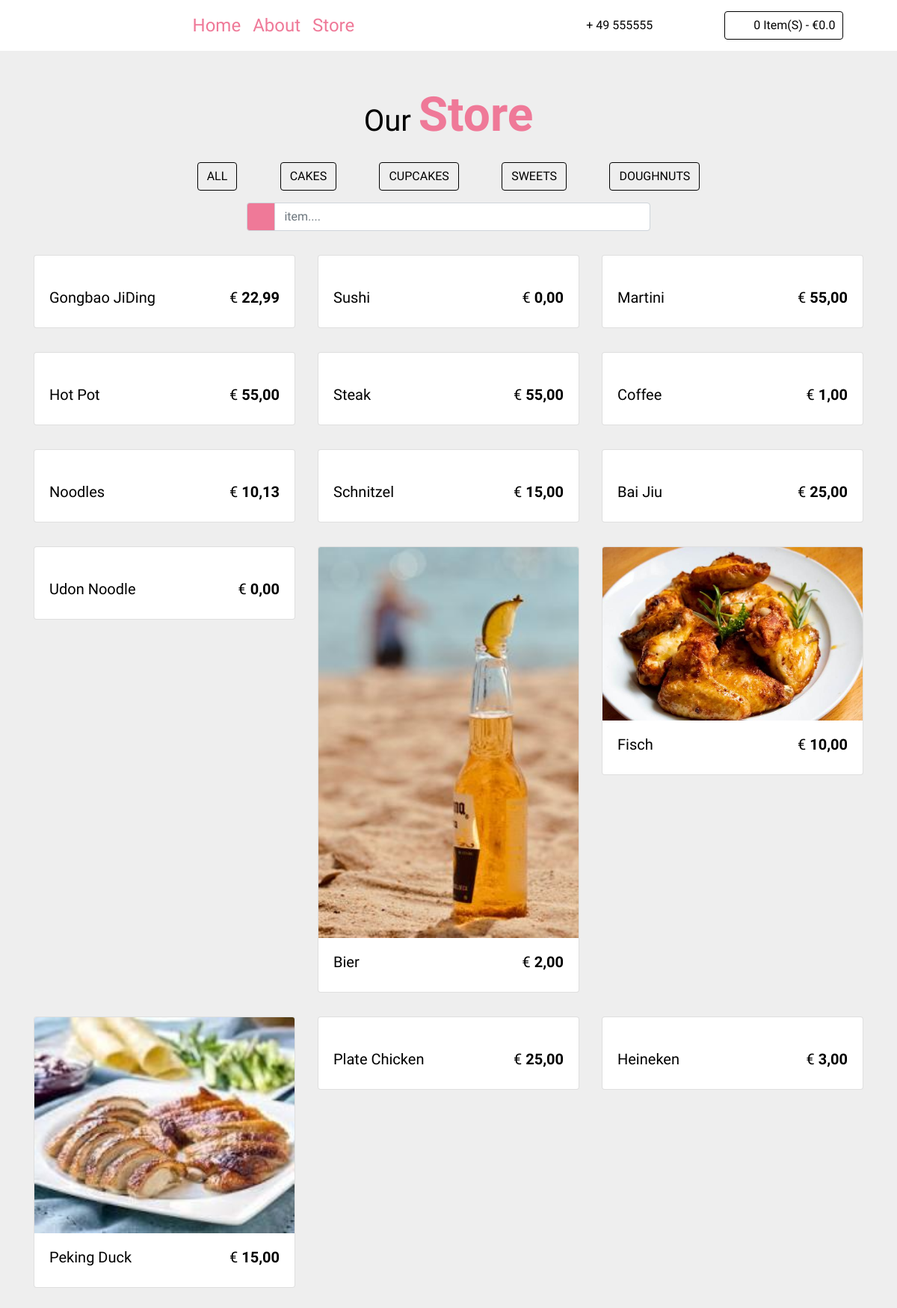
The page /takeaway/frontviews on the database its author committed.
### app/models.py (models this page shows, shortened)
class Food(db.Model):
    id = db.Column(db.Integer, primary_key=True, index=True, unique=True)
    name = db.Column(db.String(100), unique=False, nullable=False)
    category = db.Column(db.String(100), unique=False, nullable=False)
    class_name = db.Column(db.String(100))
    description = db.Column(db.String(200), unique=False, nullable=False)
    price_gross = db.Column(db.Float(2), nullable=False)
    price_net_out = db.Column(db.Float(2), nullable=False)
    price_net_in = db.Column(db.Float(2), nullable=False)
    eat_manner = db.Column(db.String(100))
    image = db.Column(db.String(100), nullable=False)
    container = db.Column(db.String(300))
    inUse = db.Column(db.Boolean, default=True)
    cn_description = db.Column(db.String(500))

### app/routes.py (the view)
@app.route("/takeaway/frontviews")
def food_frontview():
    dishes = Food.query.filter(Food.inUse == True).all()
    categories = set([dish.category for dish in dishes])
    context =dict(dishes=dishes,
                  categories=categories,
                  title='Xstar Takeout Food',
                  tel="+ 49 555555",
                  formatter=formatter)
    return render_template('foodfrontview.html', **context)

### app/utilities.py (called while the page is built)
def formatter(number):
    if number == 0:
        number = '{:.2f}'.format(round(number, 2))
        number = number.replace(".", ",")
        return number
    number = format_decimal(round(float(number), 2), locale="de_DE")
    if len(number.split(",")) == 1:
        number = number + ",00"
        return number
    if len(number.split(",")[1]) == 1:
        number = number + "0"
        return number
    return number

### app/templates/foodfrontview.html (shortened to what this page needs)
<!DOCTYPE html>
<html lang="en">
<head>
  <link rel="stylesheet" href="{{ url_for('static', filename='css/bootstrap.min.css') }}">
  <link rel="stylesheet" href="{{ url_for('static', filename='front_end_css/style.css') }}">
  <link rel="stylesheet" href="{{ url_for('static', filename='fontawesome-free/css/all.css') }}">
</head>
<body>
  <header>
    <nav class="navbar navbar-expand-lg px-4">
      <div class="collapse navbar-collapse" id="myNav">
        <ul class="navbar-nav mx-auto text-capitalize">
          <li class="nav-item active">
            <a class="nav-link" href="#">home</a>
          </li>
          <li class="nav-item">
            <a class="nav-link " href="#">about</a>
          </li>
          <li class="nav-item">
            <a class="nav-link" href="#">store</a>
          </li>
        </ul>
        <div class="nav-info-items d-none d-lg-flex ">
          <div class="nav-info align-items-center d-flex justify-content-between mx-lg-5">
            <span class="info-icon mx-lg-3"><i class="fas fa-phone"></i></span>
            <p class="mb-0">{{ tel }}</p>
          </div>
          <div id="cart-info" class="nav-info align-items-center cart-info d-flex justify-content-between mx-lg-5">
            <span class="cart-info__icon mr-lg-3"><i class="fas fa-shopping-cart"></i></span>
            <p class="mb-0 text-capitalize"><span id="item-count">0</span> item(s) - €<span class="item-total">0.0</span></p>
          </div>
        </div>
      </div>
    </nav>
  </header>
  <section id="store" class="store py-5">
    <div class="container">
      <div class="row">
        <div class="col-10 mx-auto col-sm-6 text-center">
          <h1 class="text-capitalize">our <strong class="banner-title ">store</strong></h1>
        </div>
      </div>
      <div class="row">
        <div class=" col-lg-8 mx-auto d-flex justify-content-around my-2 sortBtn flex-wrap">
          <a href="#" class="btn btn-outline-secondary btn-black text-uppercase filter-btn m-2" data-filter="all"> all</a>
          <a href="#" class="btn btn-outline-secondary btn-black text-uppercase filter-btn m-2" data-filter="cakes">cakes</a>
          <a href="#" class="btn btn-outline-secondary btn-black text-uppercase filter-btn m-2" data-filter="cupcakes">cupcakes</a>
          <a href="#" class="btn btn-outline-secondary btn-black text-uppercase filter-btn m-2" data-filter="sweets">sweets</a>
          <a href="#" class="btn btn-outline-secondary btn-black text-uppercase filter-btn m-2" data-filter="doughnuts">doughnuts</a>
        </div>
      </div>
      <div class="row">
        <div class="col-10 mx-auto col-md-6">
          <form>
            <div class="input-group mb-3">
              <div class="input-group-prepend ">
                <span class="input-group-text search-box" id="search-icon"><i class="fas fa-search"></i></span>
              </div>
              <input type="text" class="form-control" placeholder='item....' id="search-item">
            </div>
          </form>
        </div>
      </div>
      <div class="row" class="store-items" id="store-items">
        {% for dish in dishes %}
        <div class="col-10 col-sm-6 col-lg-4 mx-auto my-3 store-item sweets" data-item="sweets" id={{ dish.id }}>
          <div class="card ">
            <div class="img-container">
              <img src="{{ url_for('static', filename='img/' + dish.image)}}" class="card-img-top store-img" alt="">
            </div>
            <div class="card-body">
              <div class="card-text d-flex justify-content-between text-capitalize">
                <h5 id="store-item-name">{{ dish.name }}</h5>
                <h5 class="store-item-value">€ <strong id="store-item-price" class="font-weight-bold">{{ formatter(dish.price_gross)  }}</strong></h5>
              </div>
            </div>
          </div>
        </div>
        {% endfor %}
      </div>
  </section>
</body>
</html>

### app/static/front_end_css/style.css (style rules this page uses)
:root { --mainPink: #ef7998; --mainYellow: rgb(249, 228, 148); --mainWhite: #fff; --mainBlack: #000; --yellowTrans: rgba(249, 228, 148, 0.5); --mainGrey: rgb(238, 238, 238); }
body { font-family: "Kaushan Script", cursive; background: var(--mainWhite); color: var(--mainBlack); }
.nav-link { color: var(--mainPink); font-size: 1.5rem; transition: all 0.5s ease-in-out; }
.cart-info__icon { color: var(--mainBlack); cursor: pointer; }
.cart-info { border: 0.1rem solid var(--mainBlack); color: var(--mainBlack); border-radius: 0.25rem; padding: 0.4rem 0.6rem; cursor: pointer; }
.banner-title { color: var(--mainPink); font-size: 4rem; }
.btn-black { color: var(--mainBlack) !important; border-color: var(--mainBlack) !important; }
.store { background: var(--mainGrey); }
.img-container { position: relative; overflow: hidden; cursor: pointer; }
.store-img { transition: all 1s ease-in-out; }
.store-item-value { color: --mainYellow; }
.search-box { background: var(--mainPink); color: var(--mainBlack); }

### rows shown on the page
Food: name "Gongbao JiDing", price_gross "22,99"
Food: name "Sushi", price_gross "0,00"
Food: name "Martini", price_gross "55,00"
Food: name "Hot Pot", price_gross "55,00"
Food: name "Steak", price_gross "55,00"
Food: name "Coffee", price_gross "1,00"
Food: name "Noodles", price_gross "10,13"
Food: name "Schnitzel", price_gross "15,00"
Food: name "Bai Jiu", price_gross "25,00"
Food: name "Udon Noodle", price_gross "0,00"
Food: image (picture), name "Bier", price_gross "2,00"
Food: image (picture), name "Fisch", price_gross "10,00"
Food: image (picture), name "Peking Duck", price_gross "15,00"
Food: name "Plate Chicken", price_gross "25,00"
Food: name "Heineken", price_gross "3,00"

### other values the page prints
{{ tel }} "+ 49 555555"
